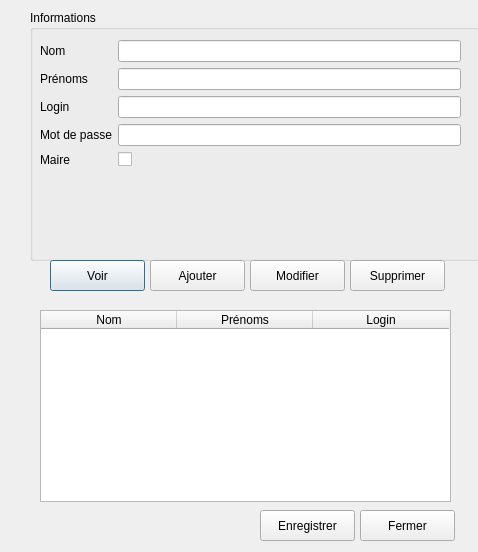
<?xml version="1.0" encoding="UTF-8"?>
<ui version="4.0">
 <class>Dialog</class>
 <widget class="QDialog" name="Dialog">
  <property name="geometry">
   <rect>
    <x>0</x>
    <y>0</y>
    <width>478</width>
    <height>552</height>
   </rect>
  </property>
  <property name="windowTitle">
   <string>Dialog</string>
  </property>
  <widget class="QGroupBox" name="groupBox">
   <property name="geometry">
    <rect>
     <x>30</x>
     <y>10</y>
     <width>471</width>
     <height>251</height>
    </rect>
   </property>
   <property name="title">
    <string>Informations</string>
   </property>
   <widget class="QWidget" name="formLayoutWidget">
    <property name="geometry">
     <rect>
      <x>10</x>
      <y>30</y>
      <width>421</width>
      <height>191</height>
     </rect>
    </property>
    <layout class="QFormLayout" name="formLayout">
     <item row="0" column="0">
      <widget class="QLabel" name="nomLabel">
       <property name="text">
        <string>Nom</string>
       </property>
      </widget>
     </item>
     <item row="0" column="1">
      <widget class="QLineEdit" name="nomLineEdit"/>
     </item>
     <item row="1" column="1">
      <widget class="QLineEdit" name="prNomsLineEdit"/>
     </item>
     <item row="2" column="0">
      <widget class="QLabel" name="loginLabel">
       <property name="text">
        <string>Login</string>
       </property>
      </widget>
     </item>
     <item row="2" column="1">
      <widget class="QLineEdit" name="loginLineEdit"/>
     </item>
     <item row="3" column="0">
      <widget class="QLabel" name="motDePasseLabel">
       <property name="text">
        <string>Mot de passe</string>
       </property>
      </widget>
     </item>
     <item row="3" column="1">
      <widget class="QLineEdit" name="motDePasseLineEdit">
       <property name="echoMode">
        <enum>QLineEdit::Password</enum>
       </property>
      </widget>
     </item>
     <item row="4" column="0">
      <widget class="QLabel" name="maireLabel">
       <property name="text">
        <string>Maire</string>
       </property>
      </widget>
     </item>
     <item row="4" column="1">
      <widget class="QCheckBox" name="maireCheckBox"/>
     </item>
     <item row="1" column="0">
      <widget class="QLabel" name="prNomsLabel">
       <property name="text">
        <string>Prénoms</string>
       </property>
      </widget>
     </item>
    </layout>
   </widget>
  </widget>
  <widget class="QTableWidget" name="tableWidget">
   <property name="geometry">
    <rect>
     <x>40</x>
     <y>310</y>
     <width>411</width>
     <height>192</height>
    </rect>
   </property>
   <attribute name="horizontalHeaderDefaultSectionSize">
    <number>136</number>
   </attribute>
   <column>
    <property name="text">
     <string>Nom</string>
    </property>
   </column>
   <column>
    <property name="text">
     <string>Prénoms</string>
    </property>
   </column>
   <column>
    <property name="text">
     <string>Login</string>
    </property>
   </column>
  </widget>
  <widget class="QPushButton" name="pushButton">
   <property name="geometry">
    <rect>
     <x>50</x>
     <y>260</y>
     <width>95</width>
     <height>31</height>
    </rect>
   </property>
   <property name="text">
    <string>Voir</string>
   </property>
  </widget>
  <widget class="QPushButton" name="pushButton_2">
   <property name="geometry">
    <rect>
     <x>150</x>
     <y>260</y>
     <width>95</width>
     <height>31</height>
    </rect>
   </property>
   <property name="text">
    <string>Ajouter</string>
   </property>
  </widget>
  <widget class="QPushButton" name="pushButton_3">
   <property name="geometry">
    <rect>
     <x>250</x>
     <y>260</y>
     <width>95</width>
     <height>31</height>
    </rect>
   </property>
   <property name="text">
    <string>Modifier</string>
   </property>
  </widget>
  <widget class="QPushButton" name="pushButton_4">
   <property name="geometry">
    <rect>
     <x>350</x>
     <y>260</y>
     <width>95</width>
     <height>31</height>
    </rect>
   </property>
   <property name="text">
    <string>Supprimer</string>
   </property>
  </widget>
  <widget class="QPushButton" name="pushButton_5">
   <property name="geometry">
    <rect>
     <x>260</x>
     <y>510</y>
     <width>95</width>
     <height>31</height>
    </rect>
   </property>
   <property name="text">
    <string>Enregistrer</string>
   </property>
  </widget>
  <widget class="QPushButton" name="pushButton_6">
   <property name="geometry">
    <rect>
     <x>360</x>
     <y>510</y>
     <width>95</width>
     <height>31</height>
    </rect>
   </property>
   <property name="text">
    <string>Fermer</string>
   </property>
  </widget>
 </widget>
 <resources/>
 <connections/>
</ui>
